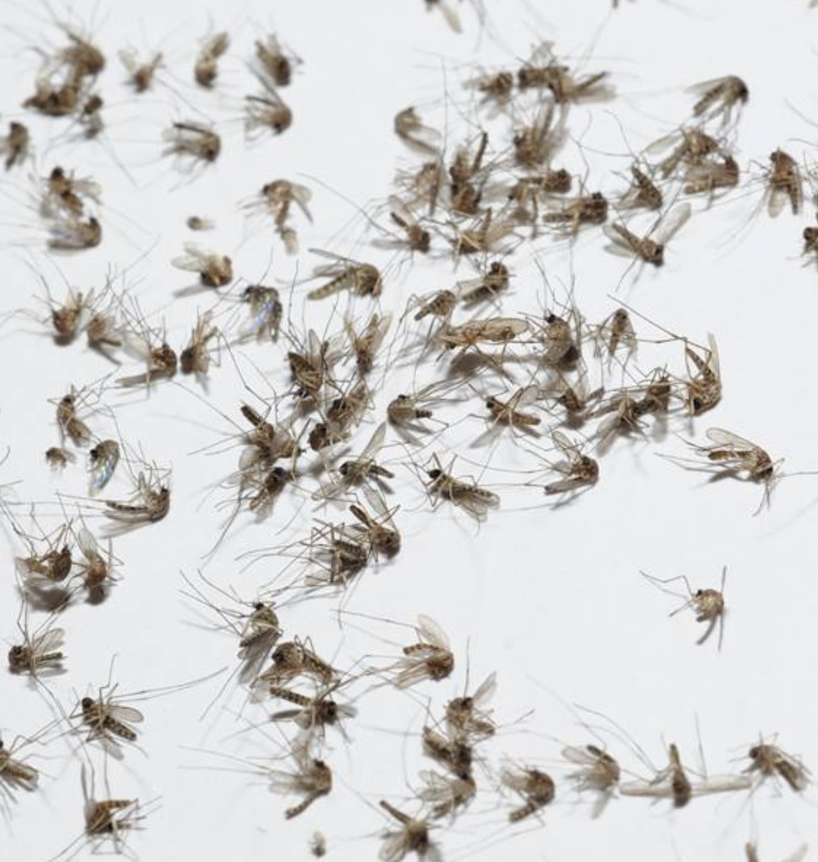
#> input picture mosquito.png, 818 x 862 px, shrunk from 1002 x 1056 before the run
$ jupyter execute lab4-1_count.ipynb
#> lines starting #> are read from the running program, lines starting #| are printed output that depends on the picture; after the words box and inside, x2 and y2 are one past the last pixel; in counts of white or black regions, pixels touching at a corner belong together
# 교수님이 제시한 count 의사코드

```python
H, W = image.shape[:2]
counted = np.zeros_like(image)
cnt = 0
for h in range(H):
    for w in range(W):
        pixel = image[h,w]
        if pixel is not background but object:
            if the pixel is alread counted (counted[h,w] > 0):
                continue
            else:
                Generate a stack and insert the pixel idx [h,w] into the stack
                while the stack is not empty:
                    Pop one pixel idx up from the stack
                    Count this pixel with cnt and update counted matrix
                    Generate the neighbor list with 8 surrounding pixels
                    for pixel in the neighbor list:
                            if pixel is out of bound:
                                continue
                            elif pixel is already counted:
                                continue
                            elif pixel is background
                                continue
                            else:
                                Insert this pixel to the stack for counting
                Increase cnt by 1
print(cnt)
print(counted)
```

# 내가 작성한 코드

# 테스트 이미지 생성

[cell 1]
import cv2
import matplotlib.pyplot as plt
import numpy as np

test_img = np.zeros((5,5), dtype = np.uint8)
test_img[1:4,1]=255
test_img[2,4]=255
test_img

# initialization

[cell 2]
H,W = test_img.shape[:2]
H,W
counted = np.zeros_like(test_img)
cnt = 0

# 함수 생성

[cell 3]
def cnt_obj(image):
    H, W = image.shape[:2]
    counted = np.zeros_like(image)
    cnt = 0
    pixels_to_check = []

    for h in range(H):
        for w in range(W):
            pixel = image[h, w]
            if pixel == 255:  # 픽셀이 obj이면
                if counted[h, w] > 0:
                    continue
                else:
                    pixels_to_check.append([h, w])
                    while pixels_to_check:
                        obj_h, obj_w = pixels_to_check.pop(0)

                        if counted[obj_h, obj_w] > 0:
                            continue
                        counted[obj_h, obj_w] = 1
                        for i in range(-1, 2):
                            for j in range(-1, 2):
                                try:
                                    neighbor_pixel = image[obj_h + i, obj_w + j]
                                except IndexError:
                                    continue
                                if counted[obj_h + i, obj_w + j] > 0:
                                    continue
                                if neighbor_pixel == 0:
                                    continue
                                pixels_to_check.append([obj_h + i, obj_w + j])
                    cnt += 1

    print("Number of objects:", cnt)
    print("Counted matrix:")
    print(counted)

# 함수로 만든 코드

[cell 4]
import numpy as np

def count_objects(image, background_color):
#> called with image = array of shape (5, 5), background_color = 0
    H, W = image.shape[:2]
    counted = np.zeros_like(image)
    cnt = 0
    stack = []

    def is_background(pixel):
        return pixel == background_color

    def is_out_of_bound(h, w):
        return h < 0 or h >= H or w < 0 or w >= W

    for h in range(H):
        for w in range(W):
            pixel = image[h, w]
            if is_background(pixel):
                continue
            if counted[h, w] > 0:
                continue

            stack.append((h, w))
            while stack:
                curr_h, curr_w = stack.pop()
                if counted[curr_h, curr_w] > 0:
                    continue
                counted[curr_h, curr_w] = 1
                neighbors = [(curr_h + dh, curr_w + dw) for dh in range(-1, 2) for dw in range(-1, 2)]
                for nh, nw in neighbors:
                    if is_out_of_bound(nh, nw):
                        continue
                    if counted[nh, nw] > 0:
                        continue
                    if is_background(image[nh, nw]):
                        continue
                    stack.append((nh, nw))
            cnt += 1

    print("Number of objects:", cnt)
    print("Counted matrix:")
    print(counted)

# 테스트 이미지 실행 결과

[cell 5]
test_img = np.zeros((5, 5), dtype=np.uint8)
test_img[1:4, 1] = 255
test_img[3, 3] = 255
test_img[1, 4] = 255

background_color = 0  # 배경이 0일때 검정일때
count_objects(test_img, background_color)

[cell 6]
import numpy as np
import matplotlib.pyplot as plt


image = np.zeros((5,5), dtype = 'uint8')

image[1,1:3] = 255
image[1, 4] = 255
image[3:5, 2:4] = 255


background_color = 0  # 배경이 0일때 검정일때
count_objects(image, background_color)

# 실제 이미지 실행 결과

[cell 7]
import cv2
import matplotlib.pyplot as plt
import numpy as np

src= cv2.imread("mosquito.png",0)
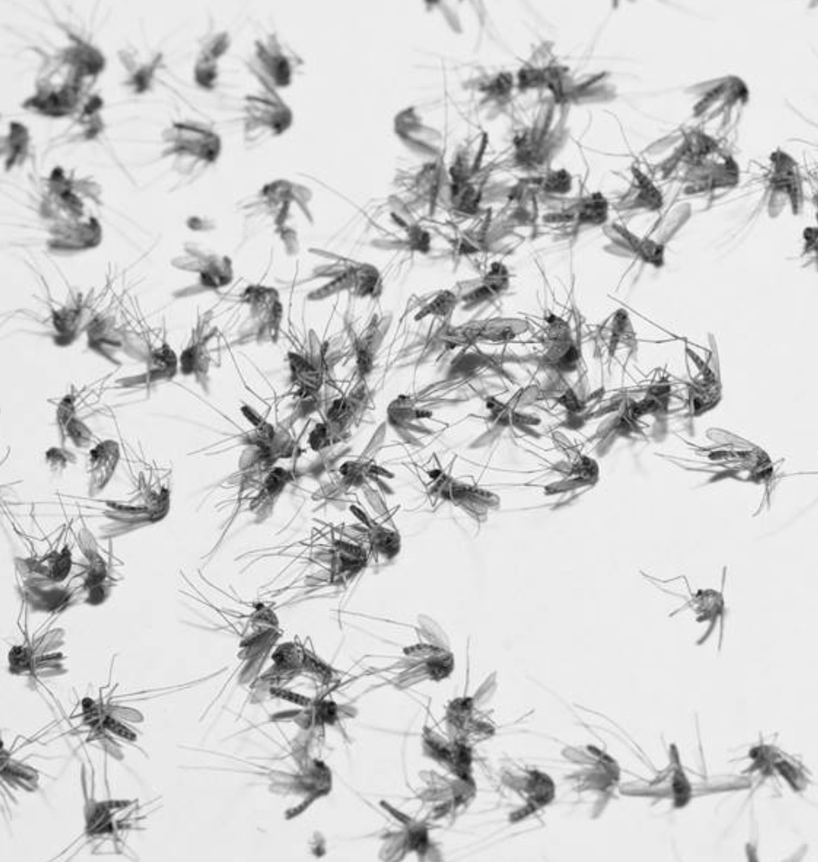
#> src: shape (862, 818); min 8, max 255, mean 207.9
h,w = src.shape
#> h = 862; w = 818
T = 100
dst = np.where(src >= T, 0,255) # 임계값보다 큰 경우를 0으로 작은 경우를 255로
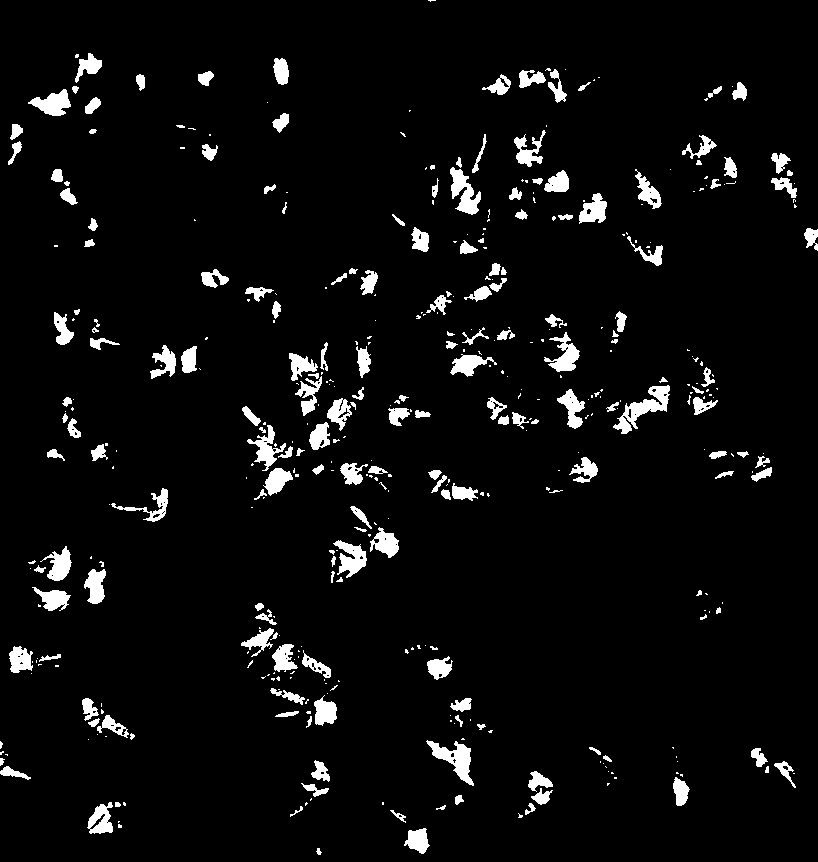
#> dst: shape (862, 818) int64; 5% white; 430 white regions (242 under 20 px), largest, box (x1, y1, x2, y2) and area: (613, 385, 670, 434) 979, (426, 740, 474, 786) 847, (450, 167, 481, 215) 763

dst= dst.astype(np.uint8)
background_color = 0  # 배경이 0일때 검정일때
count_objects(dst, background_color)
#| Number of objects: 430
#> (printed output is left out)

# 내가 만든 함수 실행

[cell 8]
import cv2
import matplotlib.pyplot as plt
import numpy as np

src= cv2.imread("mosquito.png",0)
h,w = src.shape
T = 100
dst = np.where(src >= T, 0,255) # 임계값보다 큰 경우를 0으로 작은 경우를 255로

dst= dst.astype(np.uint8)
background_color = 0  # 배경이 0일때 검정일때
cnt_obj(dst)
#> after the loop in cnt_obj, `for h in range(H):`: cnt = 430; pixels_to_check = []
#| Number of objects: 430
#> (printed output is left out)

$ run again, with Affine_definition.png copied over mosquito.png
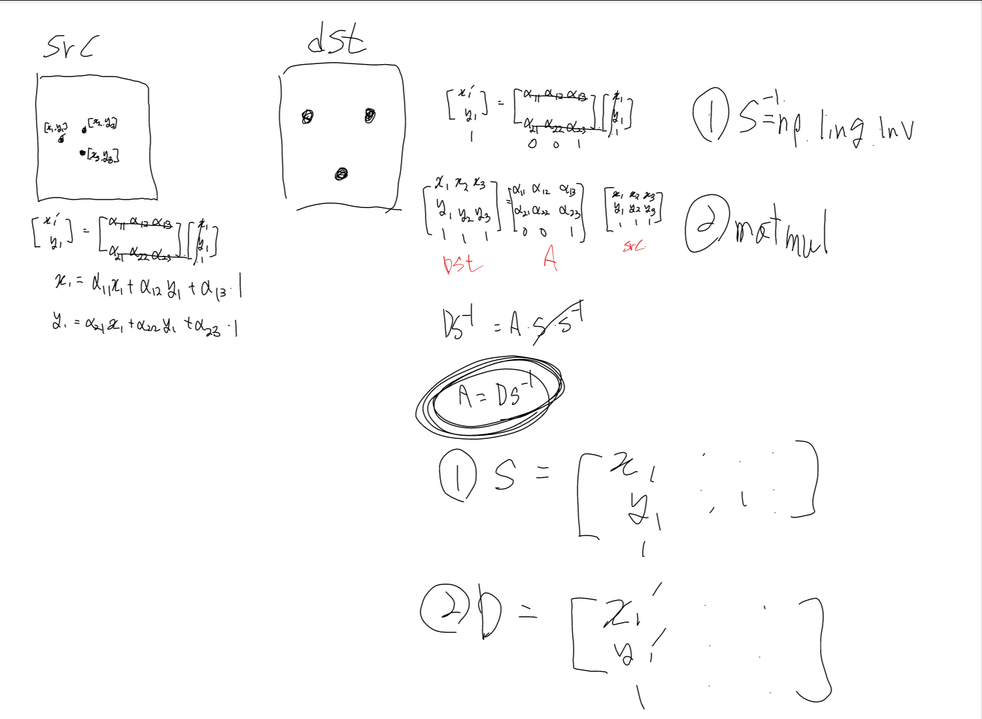
#> input picture Affine_definition.png, 982 x 719 px, shrunk from 1502 x 1099 before the run
#> `dst = np.where(src >= T, 0,255)`:
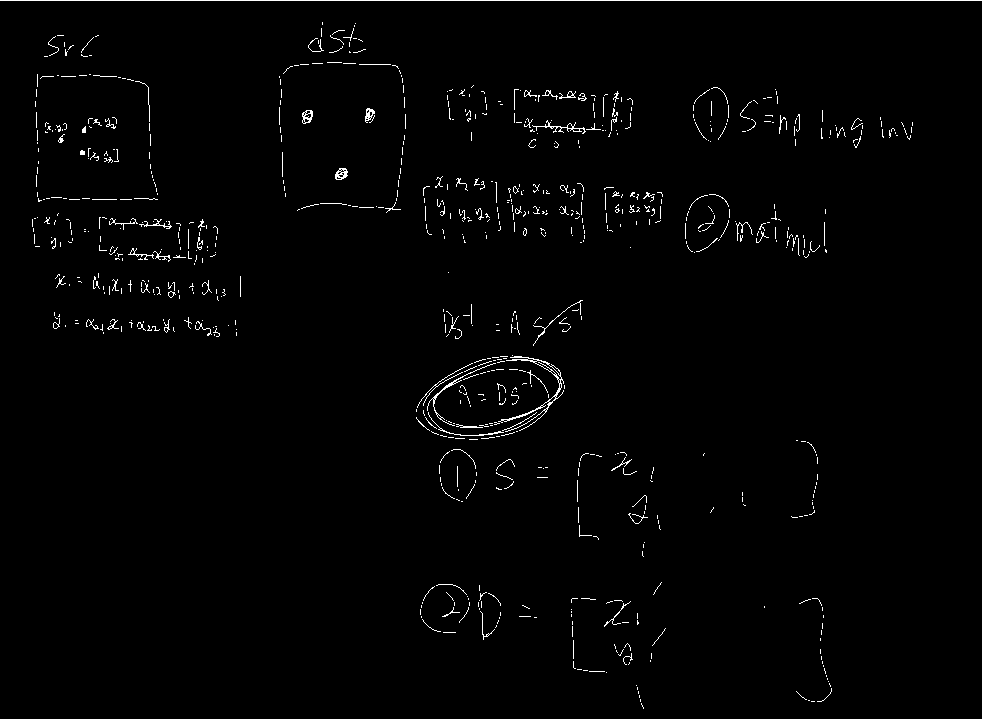
#> dst: shape (719, 982) int64; 1.3% white in thin lines or dots
#| Number of objects: 801
#> (printed output is left out)
#> after the loop in cnt_obj, `for h in range(H):`: cnt = 801; pixels_to_check = []
#| Number of objects: 801
#> (printed output is left out)
